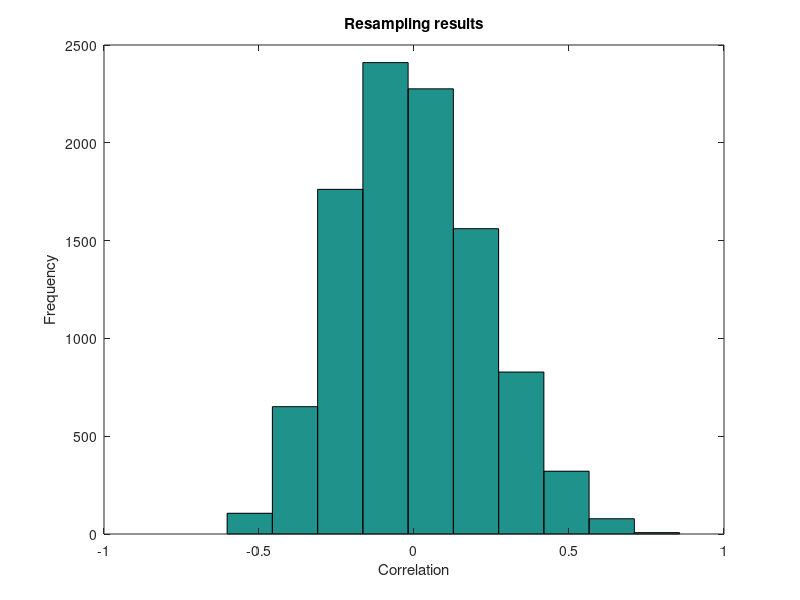

The MATLAB source for this figure:
%resampled_correlation.m
%
%this is a resampling programme
%it does a resampling test of a correlation coefficient (but we aren't
%telling you which one!)
%written by AP 
%v1.01 29.1.2017

%the first few lines of code are general for all Matlab programmes
%first we need to set the random number seed so that we get the same
%randomisation sequence each time we run the programme
%here we set it so that the sequence is the one you get if you first
%started up Matlab
rng('default'); %rng = Random Number Generator

clc; %this clears the command window at the start of the programme
clear variables; %this clears any variables from memory

%%%%%%%%%%%%%%%%%%%%%%%%%%%%%%%%%%%%%%%%%%%%%%%%%%%%%%%%%%%%%%%%%%%%%%%%%%%%%%%%%%%%%%%%%
% The data are from 20 participants for whom we record a level of
% testosterone, in the vector called testo
% and their age called age
%%%%%%%%%%%%%%%%%%%%%%%%%%%%%%%%%%%%%%%%%%%%%%%%%%%%%%%%%%%%%%%%%%%%%%%%%

testo = [20    21    19    18    51    37    68    28    52    18    19    50    43    13    19    23    27    31    37    31];
age =   [43    38    36    35    29    27    27    26    25    58    25    22    19    44    34    30    29    26    25    22];

totalN=size(testo,2); %use size to work out size of data arrays; use 2 as it means number of colyumns

%note we have to turn the data from row vectors into column vectors using '
%in order to use the corr command
obs_corr=corr(testo', age'); 

%and we use num2str to turn the number into a string for displaying
disp(['The correlation between testosterone levels and age found in our data sample = ' num2str(obs_corr)]); 
disp('Resampling ...')

nresamples=10000;
%set up the arrays to record the 
resample_corr = zeros(nresamples,1);

for i=1:nresamples
    
    %resampling
    testo_r=datasample(testo, totalN, 'Replace', false); 
    
    %record data for each resampled correlation
    resample_corr(i,1) = corr(testo_r',age'); 
    
end

%first evaluate the randomisation results
mycount = sum(resample_corr <= obs_corr); %how many results in the resampling distribution are at or below our observed correlation
resamp_prob = mycount./nresamples;
%you might find it useful to uncomment the next line
%disp(['The mean of the resampled correlations = ' num2str(mean(resample_corr))]) 
disp(['The probability of a resampled correlation at least as negative as our observed corr = ' num2str(resamp_prob)]) 
%histogram of the results
hist(resample_corr); 
ylabel('Frequency');
xlabel('Correlation');
title('Resampling results')

